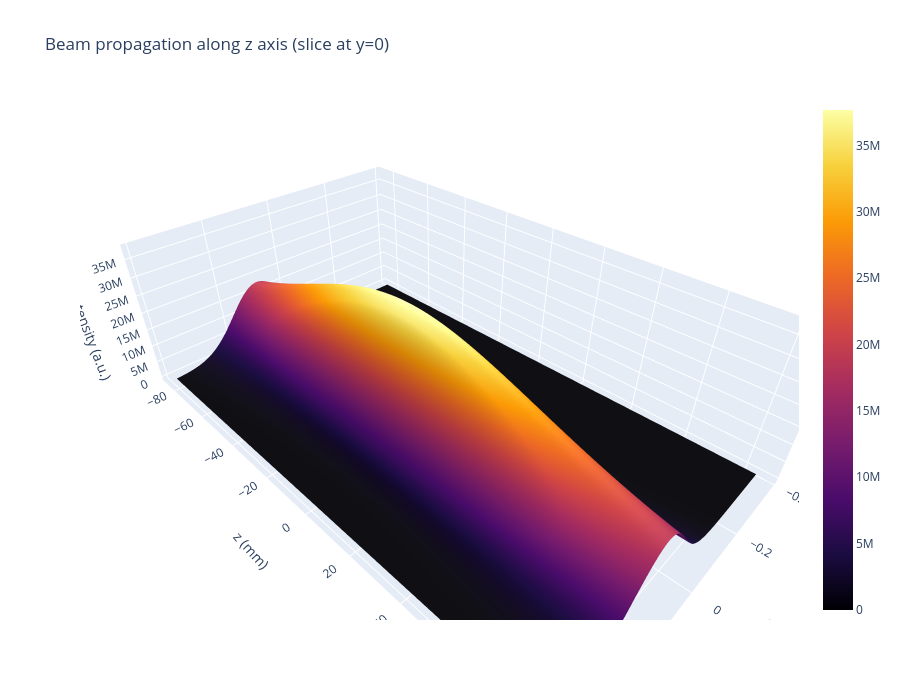

The cell this chart's notebook holds for it:
### Code cell
num_x = 200
num_z = 180

z = np.linspace(-z_R, z_R, num_z)

X, Z = np.meshgrid(x, z)

# compute intensity on the slice y=0
Y = np.zeros_like(X)
I_xz = np.abs(E_coherent_analytical_phase(X, Y, Z, alpha))**2

# convert to mm for plotting axes and scale intensity for visibility
X_mm = X * 1e3
Z_mm = Z * 1e3

# build plotly surface
fig = go.Figure(data=[go.Surface(x=X_mm, y=Z_mm, z=I_xz,
                                 colorscale='Inferno', cmin=0, cmax=np.max(I_xz))])

fig.update_layout(title='Beam propagation along z axis (slice at y=0)',
                  scene=dict(xaxis_title='x (mm)',
                             yaxis_title='z (mm)',
                             zaxis_title='Intensity (a.u.)',
                             aspectratio=dict(x=1.2, y=2.0, z=0.6)),
                  width=900, height=700)

fig.show()

### Figure 1 — Plotly figure (JSON) as saved in the notebook; plotly's stock layout.template omitted (floating-point values rounded to 4 significant figures; data arrays with more than 128 entries replaced by an {"elided": "..."} marker saying what was removed)
{"data": [{"cmax": 37670000.0, "cmin": 0, "colorscale": [[0, "#000004"], [0.1111, "#1b0c41"], [0.2222, "#4a0c6b"], [0.3333, "#781c6d"], [0.4444, "#a52c60"], [0.5556, "#cf4446"], [0.6667, "#ed6925"], [0.7778, "#fb9b06"], [0.8889, "#f7d13d"], [1, "#fcffa4"]], "type": "surface", "x": {"elided": "180x400 float values"}, "y": {"elided": "180x400 float values"}, "z": {"elided": "180x400 float values"}}], "layout": {"height": 700, "scene": {"aspectratio": {"x": 1.2, "y": 2, "z": 0.6}, "xaxis": {"title": {"text": "x (mm)"}}, "yaxis": {"title": {"text": "z (mm)"}}, "zaxis": {"title": {"text": "Intensity (a.u.)"}}}, "title": {"text": "Beam propagation along z axis (slice at y=0)"}, "width": 900}}
